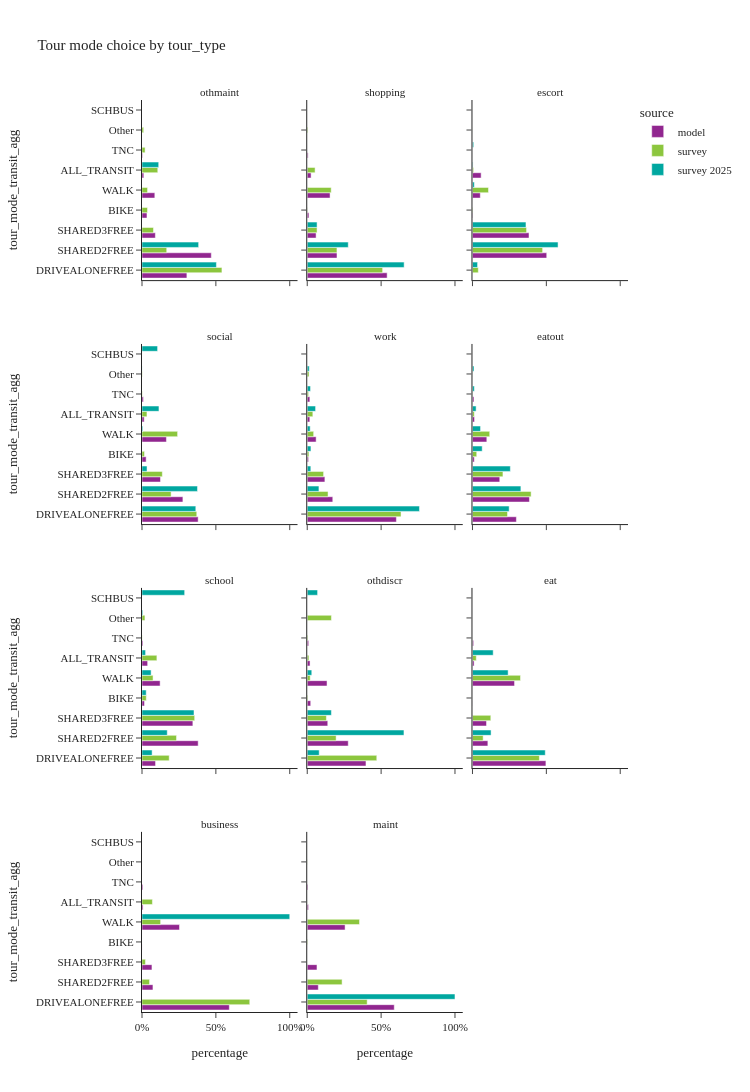
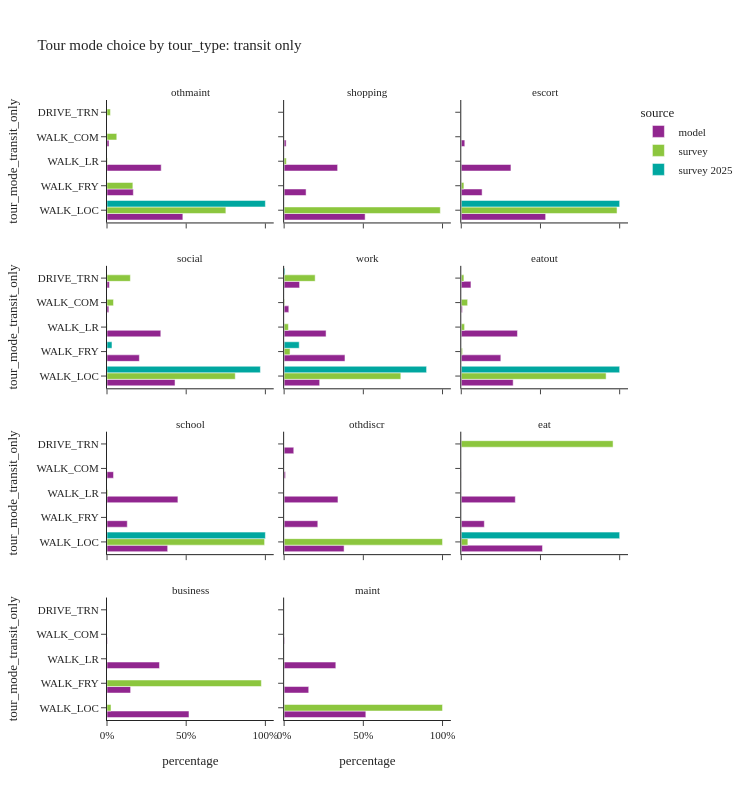

The notebook cell saved with these charts, in order:
### Code cell
tour_mode_choice_seg(segment_col='tour_type')
